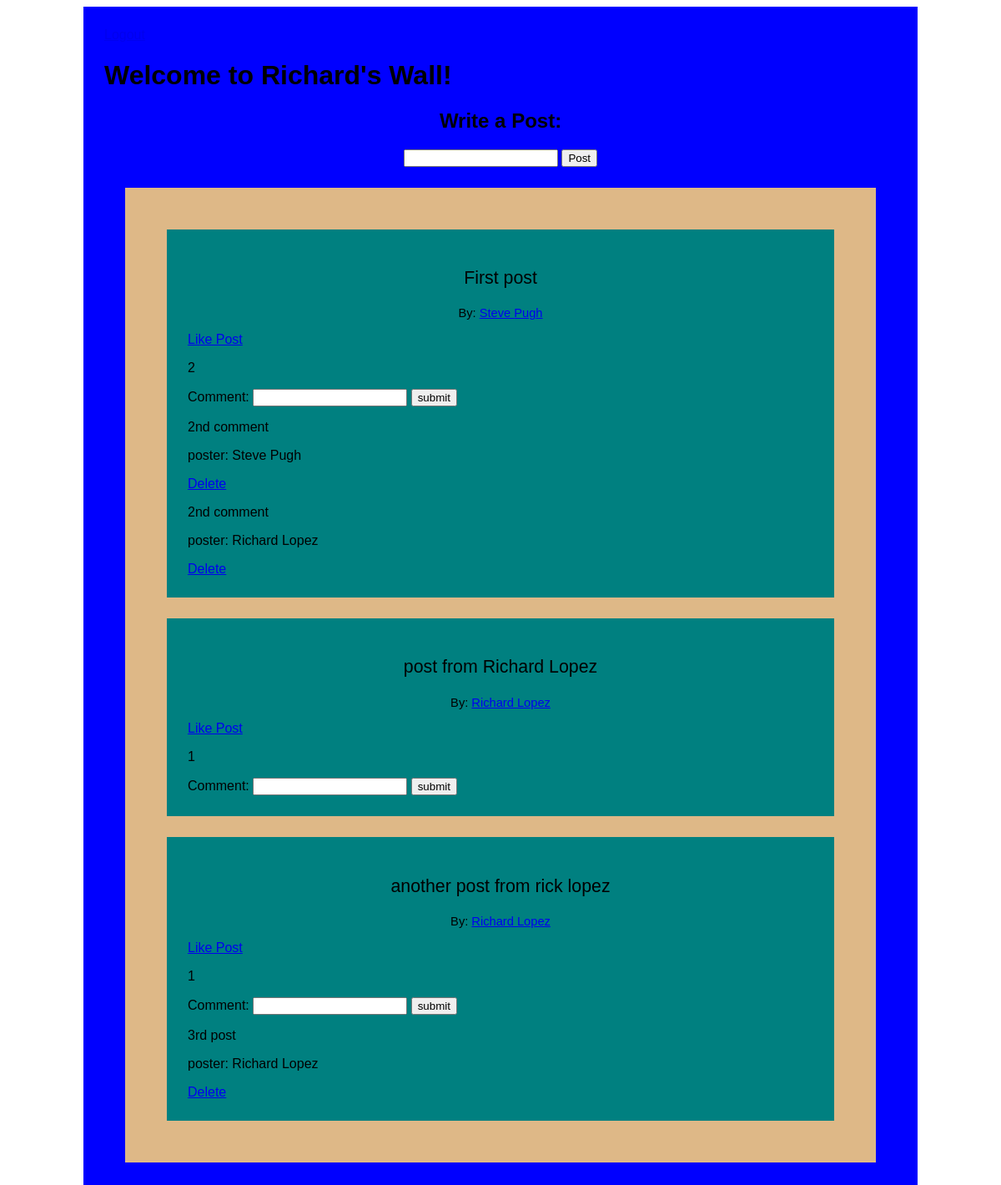
/success (signed in), run on the app's committed database.
### thewallapp/models.py (models this page shows)
class User(models.Model):
    first_name = models.CharField(max_length=50)
    last_name = models.CharField(max_length=50)
    email = models.CharField(max_length=50)
    password = models.CharField(max_length=50)
    objects = UserManager()

class Wall_Message(models.Model):
    message = models.CharField(max_length=255)
    poster = models.ForeignKey(User, related_name='user_messages', on_delete=models.CASCADE)
    user_likes = models.ManyToManyField(User, related_name='liked_posts')

class Comment(models.Model):
    comment = models.CharField(max_length=255)
    poster = models.ForeignKey(User, related_name='user_comments', on_delete=models.CASCADE)
    wall_message = models.ForeignKey(Wall_Message, related_name="post_comments", on_delete=models.CASCADE)

### thewallapp/views.py (the view)
# urls.py: path('success', views.success),
def success(request):
    if 'user' not in request.session:
        return redirect('/')
    context = {
        'wall_messages': Wall_Message.objects.all()
    }
    return render(request, 'success.html', context)

### thewallapp/templates/success.html (shortened to what this page needs)
<!DOCTYPE html>
<html lang="en">
<head>
    {% load static %}
    <link rel="stylesheet" href="{% static 'style.css' %}">
</head>
<body>
    <div id='wrap'>
        <a href="/logout">Logout</a>
        <h1>Welcome to {{request.session.user}}'s Wall!</h1>
        <div id='write'>
            <h2>Write a Post:</h2>
            <form action="/process_message" method=POST>
                <input type="text" name='mess'>
                <input type="submit" value="Post">
            </form>
        </div>
        <div id='posts'>
            {% for post in wall_messages %}
            <div class='one_post'>
                <p class='post'>{{post.message}}</p>
                <p class='poster'>By: <a href="/user_profile/{{post.poster.id}}">{{post.poster.first_name}} {{post.poster.last_name}}</a></p>
                <a href="/like/{{post.id}}">Like Post</a>
                <p>{{ post.user_likes.count }}</p>
                <form action="/add_comment/{{post.id}}" method=POST>
                    Comment: <input type="text" name='comment'>
                    <input type="submit" value='submit'>
                </form>
                {% for comment in post.post_comments.all %}
                    <p>{{comment.comment}}</p>
                    <p>poster: {{comment.poster.first_name}} {{comment.poster.last_name}}</p>
                    <a href="/delete/{{comment.id}}">Delete</a>
                {% endfor %}
            </div>
            {% endfor %}
        </div>
    </div>
</body>
</html>

### thewallapp/static/style.css (style rules this page uses)
#wrap { margin: 0px auto; background-color: blue; width: 950px; font-family: sans-serif; padding: 25px; }
#posts { background-color: burlywood; padding: 25px; margin: 25px; }
.one_post { background-color: teal; padding: 25px; margin: 25px; min-height: 100px; }
.post { font-size: 16pt; text-align: center; }
.poster { font-size: 11pt; text-align: center; }
#write { text-align: center; }

### data on the page
User: session.user "Richard"
Wall_Message: message "First post", poster.first_name "Steve", poster.last_name "Pugh", user_likes.count "2"
Comment: comment "2nd comment", poster.first_name "Steve", poster.last_name "Pugh"
Comment: comment "2nd comment", poster.first_name "Richard", poster.last_name "Lopez"
Wall_Message: message "post from Richard Lopez", poster.first_name "Richard", poster.last_name "Lopez", user_likes.count "1"
Wall_Message: message "another post from rick lopez", poster.first_name "Richard", poster.last_name "Lopez", user_likes.count "1"
Comment: comment "3rd post", poster.first_name "Richard", poster.last_name "Lopez"
